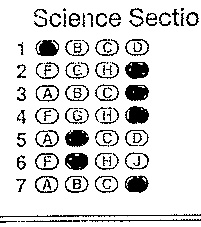
#> input picture myapp/OMRProject _8_20_2017_718/016543.jpg, 201 x 227 px
$ python -i omrCheck.py   (imports and definitions only)   (Python 2 division)
#> lines starting #> are read from the running program, lines starting #| are printed output that depends on the picture; after the words box and inside, x2 and y2 are one past the last pixel; in counts of white or black regions, pixels touching at a corner belong together
from imutils import contours
import numpy as np
import cv2


# Loading OMR sheet
# def calCulateMarks(ROI)

class ClassCalculateMarks:
    def checkValidROI(self,ROI, circles):
        if ROI is "016540.jpg" and circles!=52:
            return -1
        elif ROI is "116540.jpg"and circles!=52:
            return -1
        elif ROI is "216540.jpg"and circles!=52:
            return -1
        elif ROI is "316540.jpg"and circles!=52:
            return -1
        elif ROI is "416540.jpg"and circles!=52:
            return -1

        elif ROI is "516540.jpg"and circles!=40:
            return -1
        ###############  math #######################
        elif ROI is "016541.jpg"and circles!=50:
            return -1
        elif ROI is "116541.jpg"and circles!=50:
            return -1
        elif ROI is "216541.jpg"and circles!=50:
            return -1
        elif ROI is "316541.jpg"and circles!=50:
            return -1
        elif ROI is "416541.jpg"and circles!=50:
            return -1
        elif ROI is "516541.jpg"and circles!=50:
            return -1
        ###############  reading #######################
        elif ROI is "016542.jpg"and circles!=28:
            return -1
        elif ROI is "116542.jpg"and circles!=28:
            return -1
        elif ROI is "216542.jpg"and circles!=28:
            return -1
        elif ROI is "316542.jpg"and circles!=28:
            return -1
        elif ROI is "416542.jpg"and circles!=28:
            return -1
        elif ROI is "516542.jpg"and circles!=20:
            return -1
        ###############  science #######################
        elif ROI is "016543.jpg"and circles!=28:
            return -1
        elif ROI is "116543.jpg"and circles!=28:
            return -1
        elif ROI is "216543.jpg"and circles!=28:
            return -1
        elif ROI is "316543.jpg"and circles!=28:
            return -1
        elif ROI is "416543.jpg"and circles!=28:
            return -1
        elif ROI is "516543.jpg"and circles!=20:
            return -1

    def calculateMarks(self, ROI):
        # print "ROI recieved in OMRcheck.py  : "+ROI
#> called with ROI = '../016543.jpg'
        ANSWER_KEY = {0: 3, 1: 2, 2: 3, 3: 2, 4: 2, 5: 2, 6: 2, 7: 2, 8: 1, 9: 2, 10: 2, 11: 2, 12: 3}

        #######################################################################
        ###############  english #######################
        if ROI is "016540.jpg":
            ANSWER_KEY = {0: 3, 1: 2, 2: 3, 3: 2, 4: 2, 5: 2, 6: 2, 7: 2, 8: 1, 9: 2, 10: 2, 11: 2, 12: 3}
        elif ROI is "116540.jpg":
            ANSWER_KEY = {0: 3, 1: 2, 2: 3, 3: 2, 4: 2, 5: 2, 6: 2, 7: 2, 8: 1, 9: 2, 10: 2, 11: 2, 12: 3}
        elif ROI is "216540.jpg":
            ANSWER_KEY = {0: 3, 1: 2, 2: 3, 3: 2, 4: 2, 5: 2, 6: 2, 7: 2, 8: 1, 9: 2, 10: 2, 11: 2, 12: 3}
        elif ROI is "316540.jpg":
            ANSWER_KEY = {0: 3, 1: 2, 2: 3, 3: 2, 4: 2, 5: 2, 6: 2, 7: 2, 8: 1, 9: 2, 10: 2, 11: 2, 12: 3}
        elif ROI is "416540.jpg":
            ANSWER_KEY = {0: 3, 1: 2, 2: 3, 3: 2, 4: 2, 5: 2, 6: 2, 7: 2, 8: 1, 9: 2, 10: 2, 11: 2, 12: 3}
        elif ROI is "516540.jpg":
            ANSWER_KEY = {0: 3, 1: 2, 2: 3, 3: 2, 4: 2, 5: 2, 6: 2, 7: 2, 8: 1, 9: 2}
        ###############  math #######################
        elif ROI is "016541.jpg":
            ANSWER_KEY = {0: 3, 1: 2, 2: 3, 3: 2, 4: 2, 5: 2, 6: 2, 7: 2, 8: 1, 9: 2}
        elif ROI is "116541.jpg":
            ANSWER_KEY = {0: 3, 1: 2, 2: 3, 3: 2, 4: 2, 5: 2, 6: 2, 7: 2, 8: 1, 9: 2}
        elif ROI is "216541.jpg":
            ANSWER_KEY = {0: 3, 1: 2, 2: 3, 3: 2, 4: 2, 5: 2, 6: 2, 7: 2, 8: 1, 9: 2}
        elif ROI is "316541.jpg":
            ANSWER_KEY = {0: 3, 1: 2, 2: 3, 3: 2, 4: 2, 5: 2, 6: 2, 7: 2, 8: 1, 9: 2}
        elif ROI is "416541.jpg":
            ANSWER_KEY = {0: 3, 1: 2, 2: 3, 3: 2, 4: 2, 5: 2, 6: 2, 7: 2, 8: 1, 9: 2}
        elif ROI is "516541.jpg":
            ANSWER_KEY = {0: 3, 1: 2, 2: 3, 3: 2, 4: 2, 5: 2, 6: 2, 7: 2, 8: 1, 9: 2}
        ###############  reading #######################
        elif ROI is "016542.jpg":
            ANSWER_KEY = {0: 3, 1: 2, 2: 3, 3: 2, 4: 2, 5: 2, 6: 2}
        elif ROI is "116542.jpg":
            ANSWER_KEY = {0: 3, 1: 2, 2: 3, 3: 2, 4: 2, 5: 2, 6: 2}
        elif ROI is "216542.jpg":
            ANSWER_KEY = {0: 3, 1: 2, 2: 3, 3: 2, 4: 2, 5: 2, 6: 2}
        elif ROI is "316542.jpg":
            ANSWER_KEY = {0: 3, 1: 2, 2: 3, 3: 2, 4: 2, 5: 2, 6: 2}
        elif ROI is "416542.jpg":
            ANSWER_KEY = {0: 3, 1: 2, 2: 3, 3: 2, 4: 2, 5: 2, 6: 2}
        elif ROI is "516542.jpg":
            ANSWER_KEY = {0: 3, 1: 2, 2: 3, 3: 2, 4: 2}
        ###############  science #######################
        elif ROI is "016543.jpg":
            ANSWER_KEY = {0: 3, 1: 3, 2: 3, 3: 2, 4: 2, 5: 2, 6: 2}
        elif ROI is "116543.jpg":
            ANSWER_KEY = {0: 3, 1: 3, 2: 3, 3: 2, 4: 2, 5: 2, 6: 2}
        elif ROI is "216543.jpg":
            ANSWER_KEY = {0: 3, 1: 2, 2: 3, 3: 2, 4: 4, 5: 2, 6: 1}
        elif ROI is "316543.jpg":
            ANSWER_KEY = {0: 3, 1: 2, 2: 3, 3: 2, 4: 2, 5: 2, 6: 2}
        elif ROI is "416543.jpg":
            ANSWER_KEY = {0: 3, 1: 2, 2: 3, 3: 2, 4: 2, 5: 2, 6: 2}
        elif ROI is "516543.jpg":
            ANSWER_KEY = {0: 3, 1: 2, 2: 3, 3: 2, 4: 2}
        #######################################################################
        if ROI.find("16541") > 0:
            length = 5
        else:
            length = 4
        print "---------------------Length : " + str(length)
        image = cv2.imread(ROI)
#> image is the input picture: shape (227, 201, 3); min 0, max 255, mean 219.2
        kernel = np.ones((3, 3), np.uint8)
        image = cv2.morphologyEx(image, cv2.MORPH_OPEN, kernel)
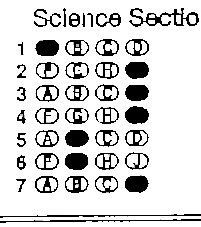
#> image: shape (227, 201, 3); min 0, max 255, mean 212.8
        TotalQstn = 7.0
        gray = cv2.cvtColor(image, cv2.COLOR_BGR2GRAY)
        ret, thresh1 = cv2.threshold(gray, 210, 255, cv2.THRESH_BINARY)
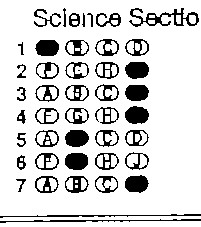
#> thresh1: shape (227, 201); 83.5% white; 45 black regions (1 under 20 px), largest, box (x1, y1, x2, y2) and area: (129, 8, 199, 27) 455, (125, 106, 149, 124) 339, (125, 62, 149, 79) 335

        thresh = cv2.threshold(thresh1, 200, 255, cv2.THRESH_BINARY_INV | cv2.THRESH_OTSU)[1]
#> thresh: shape (227, 201); 16.5% white; 45 white regions (1 under 20 px)
        thresh = cv2.morphologyEx(thresh, cv2.MORPH_CLOSE, kernel)
        # cv2.imwrite(ROI+"_.jpg",thresh)
        print "--------------roi written---"
        # thresh = cv2.dilate(thresh,kernel,iterations = 1)

        # finding for all contours in image

        cnts, _ = cv2.findContours(thresh.copy(), cv2.RETR_TREE, cv2.CHAIN_APPROX_SIMPLE)
#> cnts = 115 contours, 12 with area under 20; largest, box (x1, y1, x2, y2) and area: (129, 8, 199, 27) 458, (35, 153, 59, 170) 311, (35, 176, 59, 193) 310, (125, 106, 149, 124) 308, (65, 176, 89, 193) 307
        sum = 0
        circles = []  # array for storing all bubbles

        if len(cnts) > 0:
            print "------Total contours---------" + str(len(cnts))
#| ------Total contours---------115
        else:
            print "---------blank------"
        for cn in cnts:
            area = cv2.contourArea(cn)
            if area > 100:
                (x, y, w, h) = cv2.boundingRect(cn)
                # print "bounding rect"
                # print cv2.boundingRect(cn)
                if w >= 22 and h >= 16 and w < 35 and w > h:  # suitable condition for detecting circle
                    circles.append(cn)  # storing bubble contour
#> this loop made 115 passes
#> (area, x, y, w, h) on passes 4, 5, 7, 12, 16, 20, 25, 26, 28, 30, 32, 34: (303, 95, 176, 23, 17), (126.5, 103, 177, 15, 14), (307, 65, 176, 24, 17), (310.5, 35, 176, 24, 17), (301.5, 125, 175, 24, 18), (306.5, 95, 153, 24, 17), (303.5, 65, 153, 23, 17), (311, 35, 153, 24, 17), (115.5, 45, 154, 13, 15), (305, 125, 152, 24, 18), (140, 126, 153, 13, 15), (294, 125, 130, 24, 16)
#> area on passes 1, 2, 3, 6, 10, 11: 88, 81, 23.5, 93.5, 72, 84.5
#> after the loop, circles = 28 contours; largest, box (x1, y1, x2, y2) and area: (35, 153, 59, 170) 311, (35, 176, 59, 193) 310, (125, 106, 149, 124) 308, (65, 176, 89, 193) 307, (95, 153, 119, 170) 306
        TotalQstn = len(circles) / length
#> TotalQstn = 7
        sum += TotalQstn
#> sum = 7
        print "Total qns : " + str(sum)
#| Total qns : 7
        # [9 lines of commented-out code are left out]
        correct = 0

        # define your answer key
        circles = contours.sort_contours(circles, method="top-to-bottom")[0]
        v=self.checkValidROI(ROI,circles)
        if v==-1:
            return -1, -1, -1
        marked = []
        for (q, i) in enumerate(np.arange(0, len(circles), length)):
            cnts = contours.sort_contours(circles[i:i + length])[0]
            # initialize bubble
            bubbled = None
            for (j, c) in enumerate(cnts):
                # define proper mask to define to find non-zero(white) pixels
                mask = np.zeros(thresh.shape, dtype="uint8")
                cv2.drawContours(mask, [c], -1, 25, -1)
                mask = cv2.bitwise_and(thresh, thresh, mask=mask)

                # total=no of white pixels in contour/current bubble
                total = cv2.countNonZero(mask)

                # compare new total with its previous value
                if bubbled is None or total > bubbled[0]:

                    bubbled = (total, j)
            print " no of white pixels in bubble : "+str(bubbled[0])
            # color = (0, 0, 255)
            if bubbled[0]<300:
                marked.append(-1)
            else:
                marked.append(bubbled[1])
            k = ANSWER_KEY[q]
            # print "---marked---"
            # print marked
            # if filled bubble is the right answer inrease value of correct
            # draw green circle around bubble

            if k == bubbled[1]:
                # color = (0, 255, 0)
                correct += 1
#> this loop made 7 passes
#> (i, k, correct) on pass 3: (8, 3, 1)
#> (i, k) on passes 1, 2, 4, 5, 6, 7: (0, 3), (4, 2), (12, 2), (16, 2), (20, 2), (24, 2)
#|  no of white pixels in bubble : 325
#|  no of white pixels in bubble : 335
#|  no of white pixels in bubble : 324
#|  no of white pixels in bubble : 339
#|  no of white pixels in bubble : 331
#|  no of white pixels in bubble : 334
#|  no of white pixels in bubble : 332
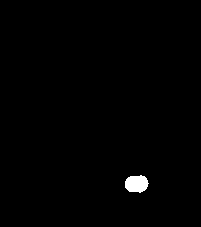
#> mask: shape (227, 201); 0.73% white; 1 white region, box (x1, y1, x2, y2) and area: (125, 175, 149, 193) 332
#> after the loop, correct = 1; marked = [0, 3, 3, 3, 1, 1, 3]

                # print "correct -  k : "+str(k)+" and bubbled : "+str(bubbled[1])
                # cv2.drawContours(image, [cnts[k]], -1, color, 3)  #green
                # if filled bubble is wrong draw red color on that
                # and draw green on right bubble
        # calculate achived percentage
        score = (correct / TotalQstn) * 100
#> score = 0
        # print("[INFO] score: {:.2f}%".format(score))
        cv2.putText(image, "{:.2f}%".format(score), (10, 30),
                    cv2.FONT_HERSHEY_SIMPLEX, 0.5, (0, 0, 255), 2)
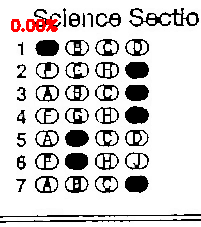
#> image: shape (227, 201, 3); 0.85% of pixels changed, all inside (x1, y1, x2, y2) = (11, 19, 58, 32)
        # cv2.imshow(ROI, image)
        # cv2.imwrite("P_"+ROI,image)
        return correct, len(circles), marked

>>> result = ClassCalculateMarks().calculateMarks('../016543.jpg')
#> result = (1, 28, [0, 3, 3, 3, 1, 1, 3])

$ run again, on myapp/OMRProject _8_20_2017_718/216540.jpg
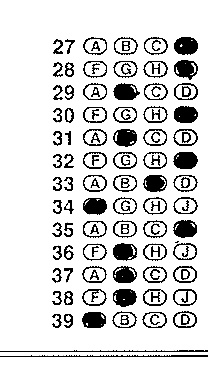
#> input picture myapp/OMRProject _8_20_2017_718/216540.jpg, 208 x 365 px
#> in calculateMarks, image is the input picture: shape (365, 208, 3); min 0, max 255, mean 214.6
#> thresh1: shape (365, 208); 81.7% white; 72 black regions, largest, box (x1, y1, x2, y2) and area: (174, 60, 198, 80) 361, (174, 37, 198, 55) 358, (173, 220, 197, 238) 354
#> thresh: shape (365, 208); 18.3% white; 72 white regions
#> in calculateMarks, `cnts, _ = cv2.findContours(thresh.copy(), cv2.RETR_TREE, cv2.CHAIN_APP..`: cnts = 199 contours, 10 with area under 20; largest, box (x1, y1, x2, y2) and area: (174, 60, 198, 80) 330, (174, 37, 198, 55) 327, (173, 241, 197, 260) 326, (114, 37, 138, 55) 324, (173, 220, 197, 238) 322
#| ------Total contours---------199
#> the loop in calculateMarks, `for cn in cnts:` made 199 passes
#> (area, x, y, w, h) on passes 1, 6, 7, 9, 10, 14, 19, 22: (126.5, 0, 355, 208, 2), (304.5, 142, 312, 25, 16), (124.5, 151, 313, 15, 14), (302, 82, 312, 24, 16), (310, 173, 311, 24, 17), (303.5, 112, 311, 25, 17), (131.5, 52, 291, 21, 14), (317, 173, 289, 24, 17)
#> after the loop in calculateMarks, `for cn in cnts:`: circles = 52 contours; largest, box (x1, y1, x2, y2) and area: (174, 60, 198, 80) 330, (174, 37, 198, 55) 327, (173, 241, 197, 260) 326, (114, 37, 138, 55) 324, (173, 220, 197, 238) 322
#> TotalQstn = 13
#| Total qns : 13
#> the loop in calculateMarks, `for (q, i) in enumerate(np.arange(0, len(circles), length)):` made 13 passes
#> (i, k, correct) on passes 1, 7: (0, 3, 1), (24, 2, 2)
#> (printed output is left out)
#> after the loop in calculateMarks, `for (q, i) in enumerate(np.arange(0, len(circles), length)):`:
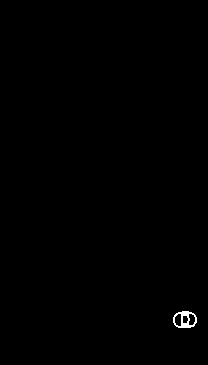
#> mask: shape (365, 208); 0.26% white; 1 white region, box (x1, y1, x2, y2) and area: (173, 311, 197, 328) 195
#> after the loop in calculateMarks, `for (q, i) in enumerate(np.arange(0, len(circles), length)):`: correct = 2; marked = [3, 3, 1, 3, 1, 3, 2, 0, 3, 1, 1, 1, 0]
#> score = 0
#> in calculateMarks, `cv2.putText(image, "{:.2f}%".format(score), (10, 30), cv2.FONT_HERSHEY..`:
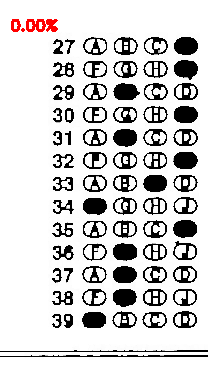
#> image: shape (365, 208, 3); mean B, G, R 206.8, 206.8, 208.1
#> result = (2, 52, [3, 3, 1, 3, 1, 3, 2, 0, 3, 1, 1, 1, 0])
